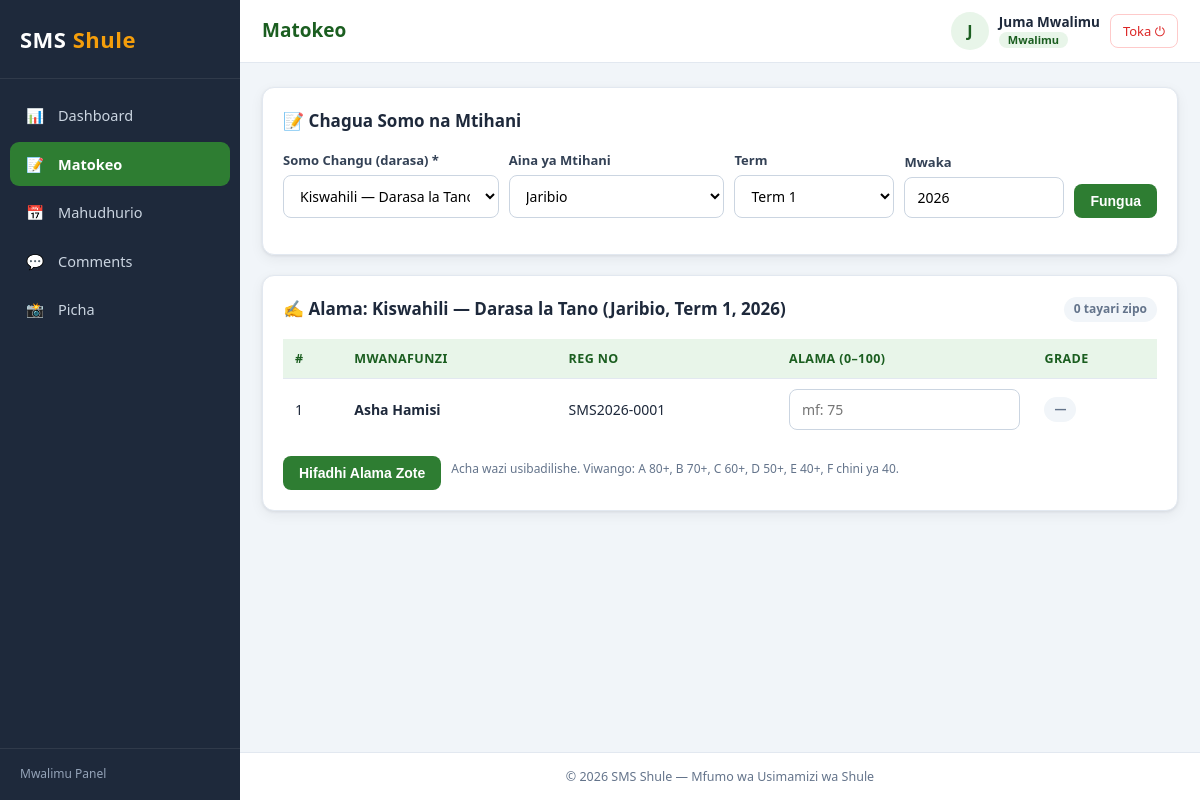
The app's page /teacher/results.php?subject_id=1 (signed in) with its own data.
### tables this page shows
CREATE TABLE IF NOT EXISTS subjects (
    id INT AUTO_INCREMENT PRIMARY KEY,
    name VARCHAR(80) NOT NULL,
    code VARCHAR(20) NOT NULL,
    class_id INT NOT NULL,
    teacher_id INT NOT NULL,
    UNIQUE KEY uq_subject (name, class_id),
    CONSTRAINT fk_subjects_class FOREIGN KEY (class_id) REFERENCES classes(id) ON DELETE CASCADE,
    CONSTRAINT fk_subjects_teacher FOREIGN KEY (teacher_id) REFERENCES teachers(id) ON DELETE CASCADE
);

CREATE TABLE IF NOT EXISTS classes (
    id INT AUTO_INCREMENT PRIMARY KEY,
    name VARCHAR(60) NOT NULL,                
    level ENUM('primary','secondary') NOT NULL DEFAULT 'primary',
    stream VARCHAR(20) DEFAULT NULL,          
    class_teacher_id INT DEFAULT NULL,
    UNIQUE KEY uq_class (name, stream),
    CONSTRAINT fk_classes_teacher FOREIGN KEY (class_teacher_id) REFERENCES teachers(id) ON DELETE SET NULL
);

CREATE TABLE IF NOT EXISTS students (
    id INT AUTO_INCREMENT PRIMARY KEY,
    user_id INT DEFAULT NULL,
    parent_id INT NOT NULL,
    reg_no VARCHAR(30) NOT NULL UNIQUE,       
    full_name VARCHAR(120) NOT NULL,
    date_of_birth DATE NOT NULL,
    age INT NOT NULL DEFAULT 0,
    gender ENUM('male','female') NOT NULL,
    class_id INT NOT NULL,
    photo VARCHAR(255) DEFAULT NULL,
    admission_date DATE DEFAULT NULL,
    status ENUM('active','graduated','transferred') NOT NULL DEFAULT 'active',
    CONSTRAINT fk_students_user FOREIGN KEY (user_id) REFERENCES users(id) ON DELETE SET NULL,
    CONSTRAINT fk_students_parent FOREIGN KEY (parent_id) REFERENCES parents(id) ON DELETE CASCADE,
    CONSTRAINT fk_students_class FOREIGN KEY (class_id) REFERENCES classes(id) ON DELETE CASCADE
);

### config/db.php (called while the page is built, shortened)
<?php
function e(?string $value): string {
    return htmlspecialchars((string)$value, ENT_QUOTES, 'UTF-8');
}

### teacher/results.php (the view, shortened to what this page needs)
<?php
require_once __DIR__ . '/../includes/auth.php';
$user = current_user();
$stmt = $pdo->prepare('SELECT id FROM teachers WHERE user_id = ? LIMIT 1');
$stmt->execute([$user['id']]);
$teacher_id = (int)($stmt->fetch()['id'] ?? 0);
$stmt = $pdo->prepare(
    "SELECT s.id, s.name, s.code, s.class_id, c.name AS class_name, c.stream
     FROM subjects s JOIN classes c ON c.id = s.class_id
     WHERE s.teacher_id = ?
     ORDER BY c.name, s.name"
);
$stmt->execute([$teacher_id]);
$my_subjects = $stmt->fetchAll();
$subject_id = (int)($_GET['subject_id'] ?? $_POST['subject_id'] ?? 0);
$subject = null;
foreach ($my_subjects as $s) {
    if ((int)$s['id'] === $subject_id) { $subject = $s; break; }
}
$exam_type = in_array($_REQUEST['exam_type'] ?? '', ['test','midterm','terminal','annual'], true)
           ? $_REQUEST['exam_type'] : 'test';
$term = max(1, min(3, (int)($_REQUEST['term'] ?? 1)));
$year = max(2000, min(2100, (int)($_REQUEST['year'] ?? date('Y'))));
$students = [];
$existing = [];
if ($subject) {
    $stmt = $pdo->prepare(
        "SELECT id, full_name, reg_no, photo FROM students
         WHERE class_id = ? AND status = 'active'
         ORDER BY full_name"
    );
    $stmt->execute([(int)$subject['class_id']]);
    $students = $stmt->fetchAll();
}
$exam_labels = ['test' => 'Jaribio', 'midterm' => 'Midterm', 'terminal' => 'Terminal', 'annual' => 'Mwaka'];
require_once __DIR__ . '/../includes/header.php';
?>
<div class="card">
  <div class="card-header"><h2>&#128221; Chagua Somo na Mtihani</h2></div>
  <?php if (!$my_subjects): ?>
    <div class="empty-state"><div class="icon">&#128218;</div>Hujapewa masomo bado. Wasiliana na msimamizi.</div>
  <?php else: ?>
    <form method="GET" action="">
      <div class="filter-bar">
        <div class="form-group" style="max-width:320px;">
          <label>Somo Changu (darasa) *</label>
          <select name="subject_id" required>
            <?php foreach ($my_subjects as $s): ?>
              <option value="<?= (int)$s['id'] ?>" <?= $subject_id === (int)$s['id'] ? 'selected' : '' ?>>
                <?= e($s['name']) ?> — <?= e($s['class_name']) ?><?= $s['stream'] ? ' (' . e($s['stream']) . ')' : '' ?>
              </option>
            <?php endforeach; ?>
          </select>
        </div>
        <div class="form-group">
          <label>Aina ya Mtihani</label>
          <select name="exam_type">
            <?php foreach ($exam_labels as $key => $label): ?>
              <option value="<?= $key ?>" <?= $exam_type === $key ? 'selected' : '' ?>><?= $label ?></option>
            <?php endforeach; ?>
          </select>
        </div>
        <div class="form-group" style="max-width:110px;">
          <label>Term</label>
          <select name="term">
            <?php for ($i = 1; $i <= 3; $i++): ?>
              <option value="<?= $i ?>" <?= $term === $i ? 'selected' : '' ?>>Term <?= $i ?></option>
            <?php endfor; ?>
          </select>
        </div>
        <div class="form-group" style="max-width:130px;">
          <label>Mwaka</label>
          <input type="number" name="year" value="<?= $year ?>" min="2000" max="2100" required>
        </div>
        <button type="submit" class="btn">Fungua</button>
      </div>
    </form>
  <?php endif; ?>
</div>
<?php if ($subject && $students): ?>
<div class="card">
  <div class="card-header">
    <h2>&#9997; Alama: <?= e($subject['name']) ?> — <?= e($subject['class_name']) ?>
        (<?= e($exam_labels[$exam_type]) ?>, Term <?= $term ?>, <?= $year ?>)</h2>
    <span class="badge badge-muted"><?= count($existing) ?> tayari zipo</span>
  </div>
  <form method="POST" action="">
    <div class="table-wrap">
      <table class="data">
        <thead><tr><th>#</th><th>Mwanafunzi</th><th>Reg No</th><th>Alama (0–100)</th><th>Grade</th></tr></thead>
        <tbody>
          <?php foreach ($students as $i => $st): $ex = $existing[(int)$st['id']] ?? null; ?>
            <tr>
              <td><?= $i + 1 ?></td>
              <td><strong><?= e($st['full_name']) ?></strong></td>
              <td><?= e($st['reg_no']) ?></td>
              <td style="max-width:140px;">
                <input type="number" name="marks[<?= (int)$st['id'] ?>]"
                       value="<?= $ex ? e((string)$ex['marks']) : '' ?>"
                       min="0" max="100" step="0.5" inputmode="decimal"
                       placeholder="mf: 75" data-grade-output="grade_<?= (int)$st['id'] ?>">
              </td>
              <td>
                <span class="badge <?= $ex ? 'grade-' . e($ex['grade']) : 'badge-muted' ?>" id="grade_<?= (int)$st['id'] ?>">
                  <?= $ex ? e($ex['grade']) : '—' ?>
                </span>
              </td>
            </tr>
          <?php endforeach; ?>
        </tbody>
      </table>
    </div>
    <div class="form-actions">
      <button type="submit" class="btn">Hifadhi Alama Zote</button>
      <span class="hint">Acha wazi usibadilishe. Viwango: A 80+, B 70+, C 60+, D 50+, E 40+, F chini ya 40.</span>
    </div>
  </form>
</div>
<?php elseif ($subject): ?>
  <div class="card"><div class="empty-state"><div class="icon">&#127891;</div>Darasa hili halina wanafunzi aliyesajiliwa bado.</div></div>
<?php endif; ?>
<?php require_once __DIR__ . '/../includes/footer.php'; ?>

### assets/css/style.css (style rules this page uses)
:root { --primary: #1565c0; --primary-dark: #0d47a1; --primary-light: #e3f2fd; --sidebar-bg: #1e293b; --sidebar-txt: #cbd5e1; --bg: #f1f5f9; --card: #ffffff; --text: #1e293b; --muted: #64748b; --border: #e2e8f0; --danger: #dc2626; --success: #16a34a; --radius: 12px; --shadow: 0 1px 3px rgba(15,23,42,.08), 0 4px 14px rgba(15,23,42,.06); }
body.role-teacher { --primary:#2e7d32; --primary-dark:#1b5e20; --primary-light:#e8f5e9; }
* { margin:0; padding:0; box-sizing:border-box; }
body { font-family:'Segoe UI', Tahoma, Geneva, Verdana, sans-serif; background:var(--bg); color:var(--text); font-size:15px; line-height:1.55; }
.card { background:var(--card); border:1px solid var(--border); border-radius:var(--radius); box-shadow:var(--shadow); padding:20px; margin-bottom:20px; }
.card-header { display:flex; align-items:center; justify-content:space-between; gap:10px; flex-wrap:wrap; margin-bottom:16px; }
.card-header h2 { font-size:17px; }
.table-wrap { overflow-x:auto; }
table.data { width:100%; border-collapse:collapse; font-size:14px; }
table.data th { text-align:left; padding:10px 12px; background:var(--primary-light); color:var(--primary-dark); font-size:12.5px; text-transform:uppercase; letter-spacing:.4px; white-space:nowrap; }
table.data td { padding:10px 12px; border-top:1px solid var(--border); }
.btn { display:inline-block; padding:9px 16px; border:0; border-radius:8px; font-size:14px; font-weight:600; background:var(--primary); color:#fff; cursor:pointer; }
.form-group { display:flex; flex-direction:column; }
label { font-size:13px; font-weight:600; color:#334155; margin-bottom:5px; }
input, select, textarea { width:100%; padding:10px 12px; border:1px solid #cbd5e1; border-radius:8px; font-size:14px; font-family:inherit; background:#fff; }
.form-actions { margin-top:16px; display:flex; gap:10px; flex-wrap:wrap; }
.hint { font-size:12px; color:var(--muted); margin-top:4px; }
.badge { display:inline-block; padding:3px 10px; border-radius:20px; font-size:12px; font-weight:700; }
.badge-muted { background:#f1f5f9; color:var(--muted); }
.filter-bar { display:flex; gap:10px; flex-wrap:wrap; align-items:flex-end; margin-bottom:16px; }
.filter-bar .form-group { min-width:160px; flex:1; max-width:240px; }

### records on screen
subjects: name "Kiswahili"
classes: name "Darasa la Tano"
students: full_name "Asha Hamisi", reg_no "SMS2026-0001"

### other values on screen
$icon "📊"
$label "Dashboard"
$icon "📝"
$label "Matokeo"
$icon "📅"
$label "Mahudhurio"
$icon "💬"
$label "Comments"
$icon "📸"
$label "Picha"
$panel_names[$role] "Mwalimu Panel"
$page_title "Matokeo"
mb_strtoupper(mb_substr($user['full_name'], 0, 1)) "J"
$user['full_name'] "Juma Mwalimu"
$role_labels[$user['role']] "Mwalimu"
